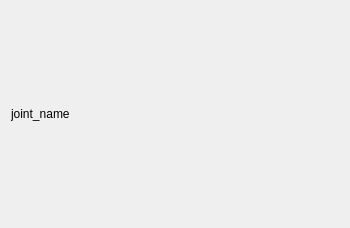
<?xml version="1.0" encoding="UTF-8"?>
<ui version="4.0">
 <class>SliderWidget</class>
 <widget class="QWidget" name="SliderWidget">
  <property name="geometry">
   <rect>
    <x>0</x>
    <y>0</y>
    <width>350</width>
    <height>228</height>
   </rect>
  </property>
  <property name="sizePolicy">
   <sizepolicy hsizetype="Preferred" vsizetype="Fixed">
    <horstretch>0</horstretch>
    <verstretch>0</verstretch>
   </sizepolicy>
  </property>
  <property name="minimumSize">
   <size>
    <width>200</width>
    <height>0</height>
   </size>
  </property>
  <property name="maximumSize">
   <size>
    <width>350</width>
    <height>500</height>
   </size>
  </property>
  <property name="baseSize">
   <size>
    <width>0</width>
    <height>20</height>
   </size>
  </property>
  <property name="windowTitle">
   <string>Form</string>
  </property>
  <layout class="QVBoxLayout" name="verticalLayout">
   <item>
    <layout class="QHBoxLayout" name="horizontalLayout">
     <item>
      <widget class="QLabel" name="JointLabel">
       <property name="sizePolicy">
        <sizepolicy hsizetype="Fixed" vsizetype="Preferred">
         <horstretch>0</horstretch>
         <verstretch>0</verstretch>
        </sizepolicy>
       </property>
       <property name="minimumSize">
        <size>
         <width>100</width>
         <height>0</height>
        </size>
       </property>
       <property name="maximumSize">
        <size>
         <width>16000</width>
         <height>50</height>
        </size>
       </property>
       <property name="text">
        <string>joint_name</string>
       </property>
      </widget>
     </item>
     <item>
      <layout class="QVBoxLayout" name="sliderNameLayout">
       <property name="spacing">
        <number>6</number>
       </property>
       <property name="leftMargin">
        <number>22</number>
       </property>
      </layout>
     </item>
     <item>
      <layout class="QVBoxLayout" name="valueboxNameLayout"/>
     </item>
    </layout>
   </item>
  </layout>
 </widget>
 <resources/>
 <connections/>
</ui>
